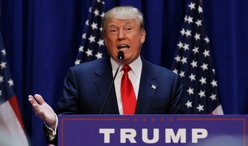
#> input picture Day12/VideoAnalysis/trump.jpg, 248 x 146 px, shrunk from 1000 x 589 before the run, found by its file name
$ python Cravata.py
#> lines starting #> are read from the running program, lines starting #| are printed output that depends on the picture; after the words box and inside, x2 and y2 are one past the last pixel; in counts of white or black regions, pixels touching at a corner belong together; pictures that were not available may be replaced by others from this repository, and a replacement may not be noted
import cv2
import cv2 as cv
import numpy as np
from matplotlib import pyplot as plt

img = cv.imread('trump.jpg', cv.IMREAD_UNCHANGED)
#> img is the input picture: shape (146, 248, 3); mean B, G, R 75, 42.9, 50.5
template = cv.imread('tie.jpg', cv.IMREAD_UNCHANGED)
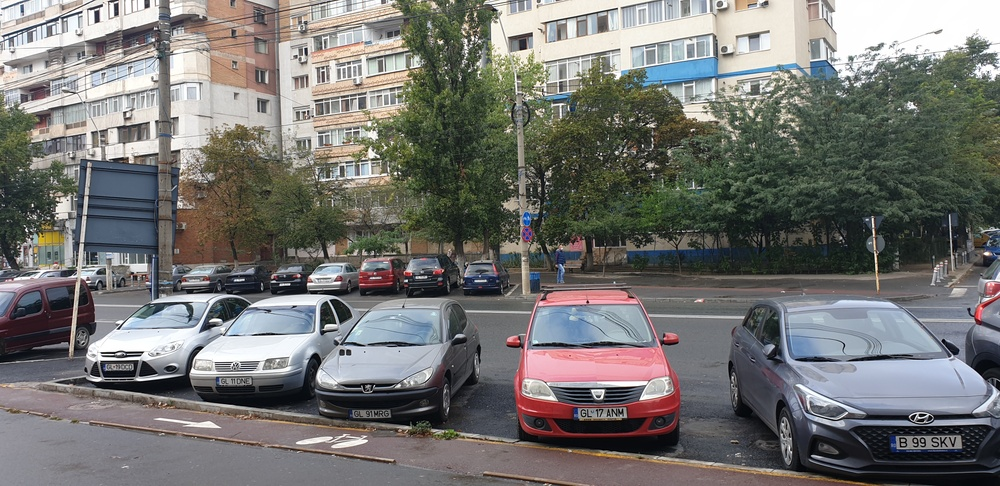
#> input picture Day13/img.jpg, 1000 x 486 px, shrunk from 4032 x 1960 before the run, given in place of tie.jpg, which was not available
#> template is the input picture: shape (486, 1000, 3); mean B, G, R 113.3, 116, 116.4

result=cv.matchTemplate(img,template,cv.TM_CCOEFF_NORMED)
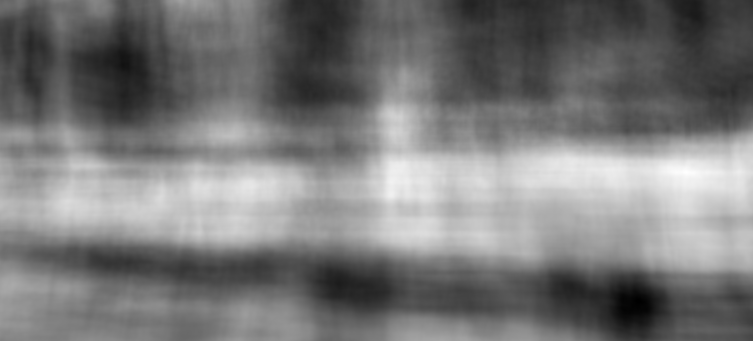
#> result: shape (341, 753) float32; min -0.366, max 0.354, mean -0.0232; drawn with min black and max white

#1. Detectarea cravatei
#get the best match position
min_val, max_val, min_loc, max_loc=cv.minMaxLoc(result)
#> min_val = -0.366; max_val = 0.354; min_loc = (638, 300); max_loc = (686, 172)
top_left=max_loc
#> top_left = (686, 172)
tie_w=template.shape[1]
#> tie_w = 1000
tie_h=template.shape[0]
#> tie_h = 486
bottom_right=(top_left[0]+tie_w,top_left[1]+tie_h)
#> bottom_right = (1686, 658)

cv.rectangle(img,top_left, bottom_right, color=(0,255, 0), thickness=2, lineType=cv.LINE_4)
screen = cv2.cvtColor(img, cv2.COLOR_RGB2BGR)
cv.imshow('asd',screen)
#2. Schimbarea culorii


hsv = cv.cvtColor(img, cv.COLOR_BGR2HSV)
#> hsv: shape (146, 248, 3); mean H, S, V 114.1, 157.4, 82.3
lower_range = np.array([0,100,100])
upper_range = np.array([5,255,255])

mask = cv.inRange(hsv, lower_range, upper_range)
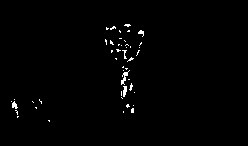
#> mask: shape (146, 248); 0.99% white in thin lines or dots, all inside (x1, y1, x2, y2) = (11, 24, 144, 122)
res = cv.bitwise_and(img,img, mask= mask)
#cv.imshow('frame',img)
cv.imshow('mask',mask)
cv.imshow('res',res)


cv.waitKey(0)
